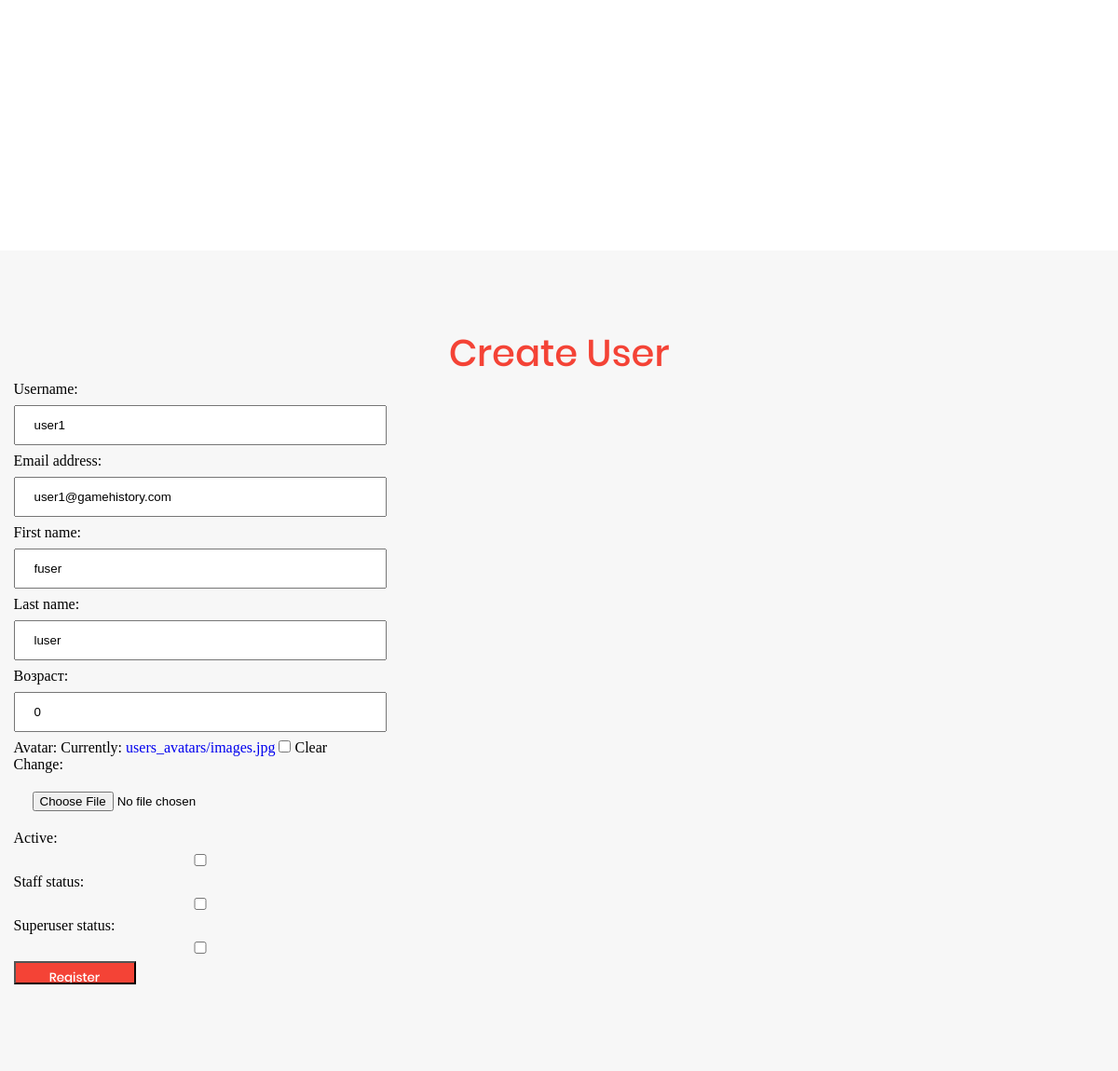
The page /my_admin/update_user/2/ on the database as committed earlier.
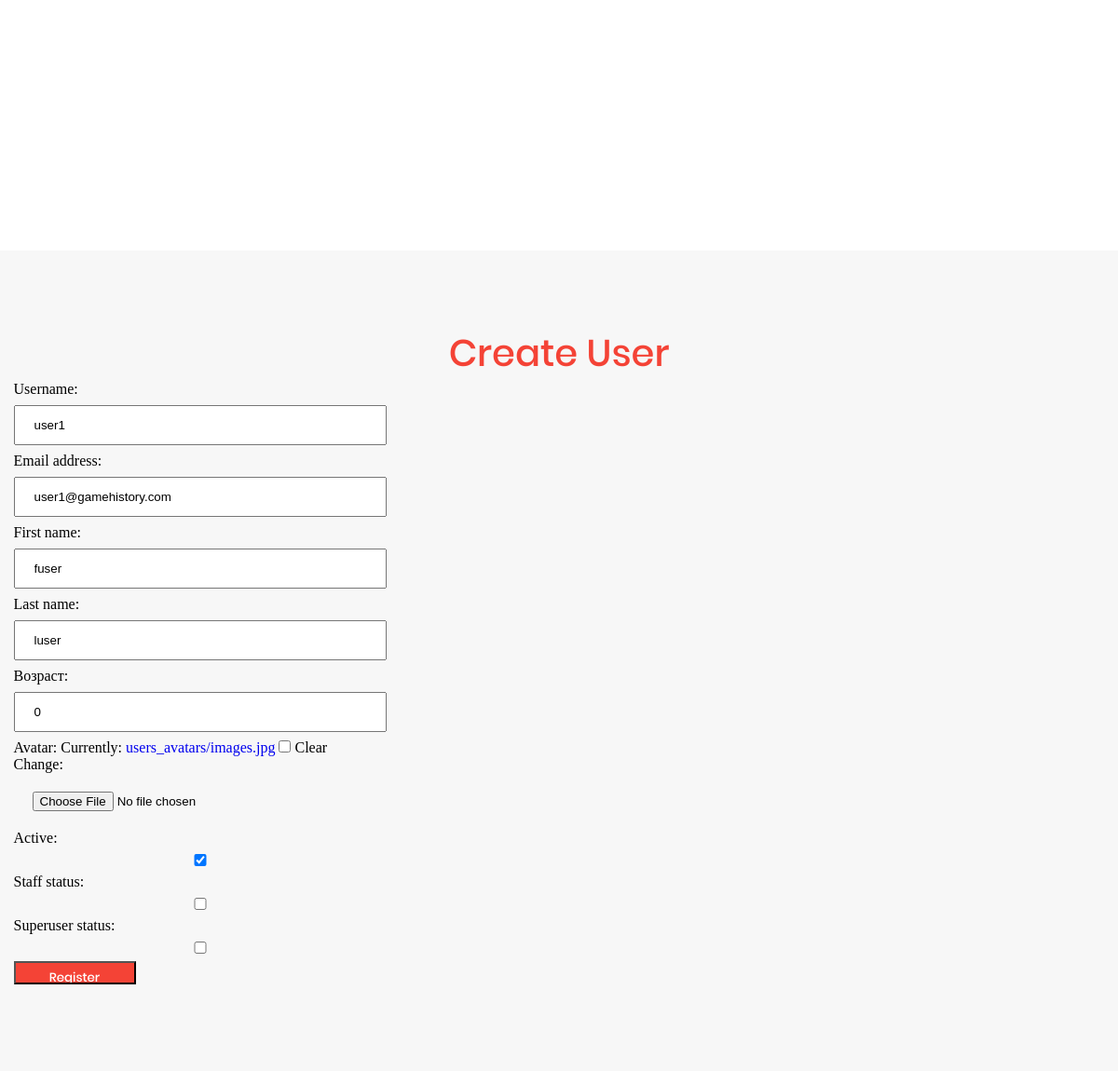
The same page on the database as committed later.
### authapp/models.py (models this page shows, shortened)
class GameUser(AbstractUser):
    avatar = models.ImageField(upload_to='users_avatars', blank=True)
    age = models.PositiveSmallIntegerField(verbose_name='возраст', default=0)

### adminapp/views.py (the view)
# urls.py: path('update_user/<int:pk>/', adminapp.views.UserUpdateView.as_view(), name='update_user'),
class UserUpdateView(UpdateView, MethodSuperusers):
    model = GameUser
    success_url = reverse_lazy('my_admin:index')
    form_class = AdminGameUserUpdateForm

### adminapp/forms.py
class AdminGameUserUpdateForm(UserChangeForm):
    class Meta:
        model = GameUser
        fields = ('username', 'password', 'email', 'first_name', 'last_name', 'age', 'avatar', 'is_active', 'is_staff',
                  'is_superuser')
    def __init__(self, *args, **kwargs):
        super().__init__(*args, **kwargs)
        for field_name, field in self.fields.items():
            if field_name == 'password':
                field.widget = HiddenInput()
            else:
                field.widget.attrs['class'] = f'form-control {field_name}'
                field.help_text = ''

### authapp/templates/authapp/gameuser_form.html (shortened to what this page needs)
{% extends 'adminapp/base.html' %}
{% load staticfiles %}
{% block content %}
    <div class="block block_empty"></div>
    <div class="block bgg">
       <div class="center center1 "><h2 class="h2">Create User</h2>
           <div class="div_login_form">
               <form class="login_form" method="POST" enctype="multipart/form-data">
                   {{ form.as_p }}
                   <input class="button_red" type="submit" value="Register">
                </form>
           </div>
       </div>
   </div>
{% endblock %}

Rows that differ between the two databases and show on the page:
changed GameUser "user1": is_active "☐" → "☑"
